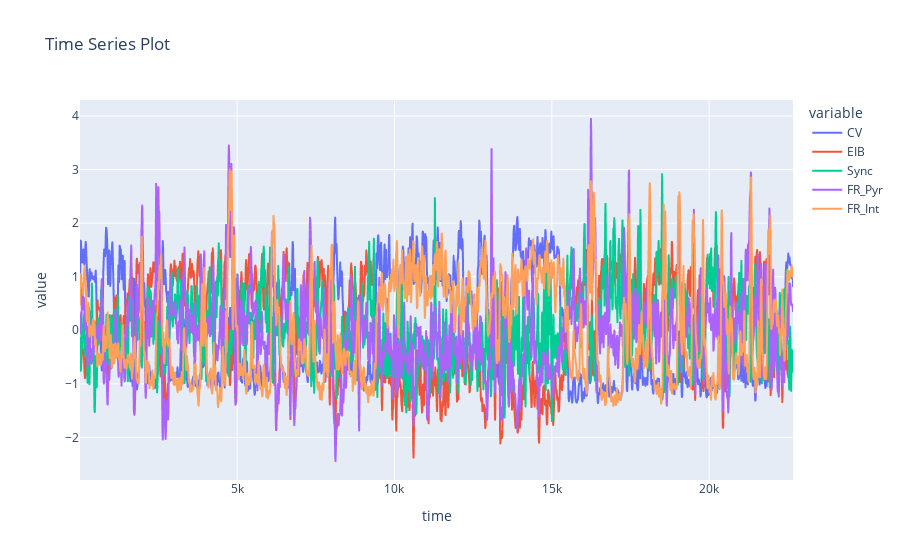

This figure's notebook cell:
### Code cell
import plotly.express as px
import pandas as pd

# Load the data into a DataFrame

# Make sure the 'time' column is in the correct date format
df['time'] = df.as_units('s').index.values

# Select only the columns that you want to plot
df_plot = df[['time', 'CV', 'EIB', 'Sync', 'FR_Pyr', 'FR_Int']]

# Create the plot
fig = px.line(df_plot, x='time', y=['CV', 'EIB', 'Sync', 'FR_Pyr', 'FR_Int'], title='Time Series Plot')

# Show the plot
fig.show()
fig.write_html('/home/billel/Documents/figure.html')

### Figure 1 — Plotly figure (JSON) as saved in the notebook; plotly's stock layout.template omitted (floating-point values rounded to 4 significant figures; data arrays with more than 128 entries replaced by an {"elided": "..."} marker saying what was removed)
{"data": [{"hovertemplate": "variable=CV<br>time=%{x}<br>value=%{y}<extra></extra>", "legendgroup": "CV", "line": {"color": "#636efa", "dash": "solid"}, "marker": {"symbol": "circle"}, "mode": "lines", "name": "CV", "showlegend": true, "type": "scattergl", "x": {"elided": "2267 int values"}, "xaxis": "x", "y": {"elided": "2267 float values"}, "yaxis": "y"}, {"hovertemplate": "variable=EIB<br>time=%{x}<br>value=%{y}<extra></extra>", "legendgroup": "EIB", "line": {"color": "#EF553B", "dash": "solid"}, "marker": {"symbol": "circle"}, "mode": "lines", "name": "EIB", "showlegend": true, "type": "scattergl", "x": {"elided": "2267 int values"}, "xaxis": "x", "y": {"elided": "2267 float values"}, "yaxis": "y"}, {"hovertemplate": "variable=Sync<br>time=%{x}<br>value=%{y}<extra></extra>", "legendgroup": "Sync", "line": {"color": "#00cc96", "dash": "solid"}, "marker": {"symbol": "circle"}, "mode": "lines", "name": "Sync", "showlegend": true, "type": "scattergl", "x": {"elided": "2267 int values"}, "xaxis": "x", "y": {"elided": "2267 float values"}, "yaxis": "y"}, {"hovertemplate": "variable=FR_Pyr<br>time=%{x}<br>value=%{y}<extra></extra>", "legendgroup": "FR_Pyr", "line": {"color": "#ab63fa", "dash": "solid"}, "marker": {"symbol": "circle"}, "mode": "lines", "name": "FR_Pyr", "showlegend": true, "type": "scattergl", "x": {"elided": "2267 int values"}, "xaxis": "x", "y": {"elided": "2267 float values"}, "yaxis": "y"}, {"hovertemplate": "variable=FR_Int<br>time=%{x}<br>value=%{y}<extra></extra>", "legendgroup": "FR_Int", "line": {"color": "#FFA15A", "dash": "solid"}, "marker": {"symbol": "circle"}, "mode": "lines", "name": "FR_Int", "showlegend": true, "type": "scattergl", "x": {"elided": "2267 int values"}, "xaxis": "x", "y": {"elided": "2267 float values"}, "yaxis": "y"}], "layout": {"legend": {"title": {"text": "variable"}, "tracegroupgap": 0}, "title": {"text": "Time Series Plot"}, "xaxis": {"anchor": "y", "domain": [0, 1], "title": {"text": "time"}}, "yaxis": {"anchor": "x", "domain": [0, 1], "title": {"text": "value"}}}}
